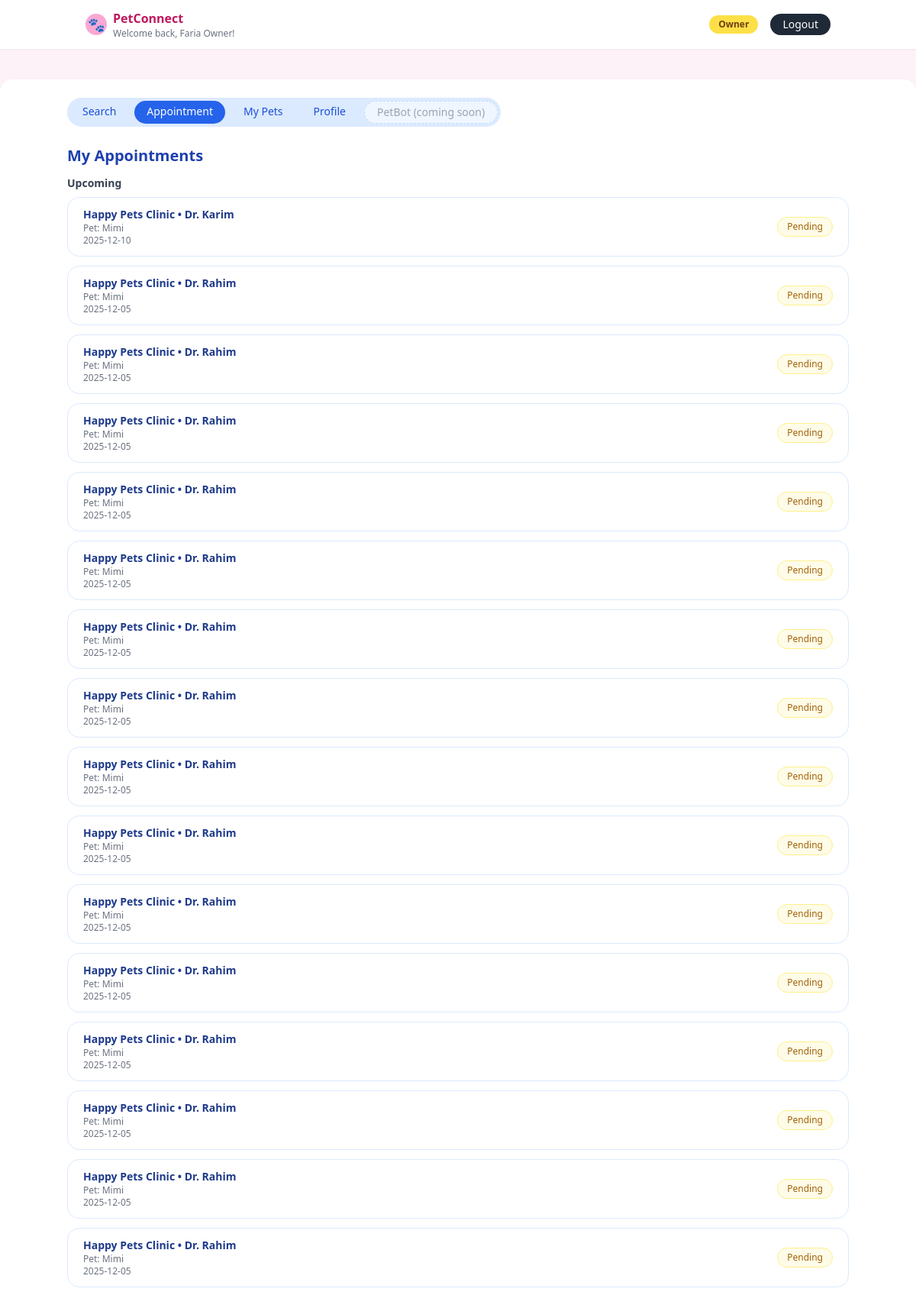
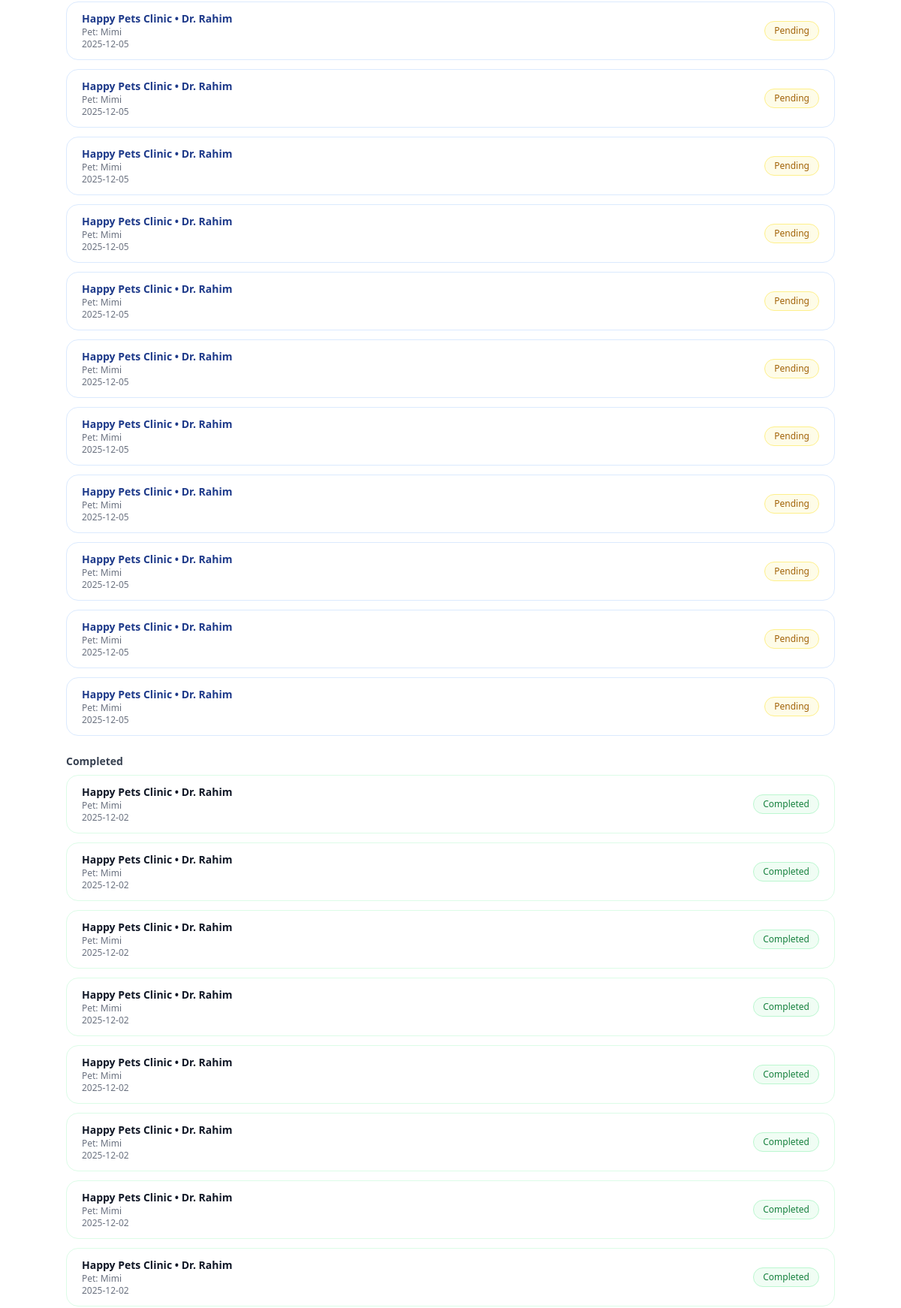
Page /owner/appointments (signed in, upper part) on the committed database (2 pictures, top to bottom).
### tables this page shows
CREATE TABLE owners (
    id INTEGER PRIMARY KEY AUTOINCREMENT,
    user_id INTEGER NOT NULL UNIQUE,
    name TEXT NOT NULL,
    email TEXT NOT NULL,
    location TEXT NOT NULL DEFAULT '',
    password TEXT NOT NULL DEFAULT '',
    FOREIGN KEY (user_id) REFERENCES users(id)
);

CREATE TABLE appointments (
    id INTEGER PRIMARY KEY AUTOINCREMENT,
    pet_id INTEGER NOT NULL,
    doctor_id INTEGER NOT NULL,
    appointment_date DATETIME NOT NULL,
    status TEXT NOT NULL DEFAULT 'pending',
    rating INTEGER,        -- 1 to 5              
    FOREIGN KEY (pet_id) REFERENCES pets(id),
    FOREIGN KEY (doctor_id) REFERENCES doctors(id)
);

CREATE TABLE clinics (
    id INTEGER PRIMARY KEY AUTOINCREMENT,
    user_id INTEGER NOT NULL UNIQUE,
    name TEXT NOT NULL,
    license_number TEXT NOT NULL,
    email TEXT NOT NULL,
    contact_number TEXT NOT NULL,
    location TEXT NOT NULL,
    FOREIGN KEY (user_id) REFERENCES users(id)
);

CREATE TABLE doctors (
    id INTEGER PRIMARY KEY AUTOINCREMENT,
    clinic_id INTEGER NOT NULL,
    name TEXT NOT NULL,
    email TEXT NOT NULL,
    base_fee REAL NOT NULL,
    qualifications TEXT NOT NULL,
    rating REAL DEFAULT 0,
    weekly_schedule TEXT NOT NULL,
    FOREIGN KEY (clinic_id) REFERENCES clinics(id)
);

CREATE TABLE pets (
    id INTEGER PRIMARY KEY AUTOINCREMENT,
    owner_id INTEGER NOT NULL,
    name TEXT NOT NULL,
    age TEXT NOT NULL,
    animal_type TEXT NOT NULL,
    breed TEXT NOT NULL,
    gender TEXT NOT NULL,
    vaccination_status TEXT NOT NULL,
    FOREIGN KEY (owner_id) REFERENCES owners(id)
);

### app.py (the view)
@app.route("/owner/appointments")
def owner_appointments():
    guard = _require_owner()
    if guard:
        return guard
    conn = _get_conn()
    cur = conn.cursor()
    owner = _get_owner_for_current_user(conn)
    if not owner:
        conn.close()
        flash("Owner profile not found.", "danger")
        return redirect(url_for("owner_dashboard"))
    cur.execute(
        """
        SELECT
            a.*,
            d.name AS doctor_name,
            c.name AS clinic_name,
            c.location AS clinic_location,
            p.name AS pet_name
        FROM appointments a
        JOIN pets    p ON a.pet_id   = p.id
        JOIN owners  o ON p.owner_id = o.id
        JOIN doctors d ON a.doctor_id = d.id
        JOIN clinics c ON d.clinic_id = c.id
        WHERE o.id = ?
        ORDER BY a.appointment_date DESC
        """,
        (owner["id"],),
    )
    rows = cur.fetchall()
    conn.close()
    upcoming = []
    completed = []
    cancelled = []
    for r in rows:
        status = (r["status"] or "").lower()
        if status in ("completed", "done"):
            completed.append(r)
        elif status in ("cancelled", "canceled", "owner_cancelled", "clinic_cancelled"):
            cancelled.append(r)
        else:
            upcoming.append(r)
    return render_template(
        "owner_appointments.html",
        upcoming=upcoming,
        completed=completed,
        cancelled=cancelled,
    )

### app.py (called while the page is built)
def _get_conn():
    conn = sqlite3.connect(DB_PATH)
    conn.row_factory = sqlite3.Row
    return conn

def _require_owner():
    if not session.get("user_id") or session.get("role") != "owner":
        flash("Please log in as a pet owner to access this page.", "warning")
        return redirect(url_for("login"))
    return None

def _get_owner_for_current_user(conn):
    user_id = session.get("user_id")
    if not user_id:
        return None
    cur = conn.cursor()
    cur.execute("SELECT * FROM owners WHERE user_id = ?", (user_id,))
    return cur.fetchone()

### templates/owner_appointments.html (shortened to what this page needs)
{% extends "base.html" %}
{% block content %}
<div class="max-w-5xl mx-auto">
  <div class="flex items-center justify-between mb-6">
    <div class="flex space-x-2 bg-blue-100 rounded-full px-1 py-1 text-sm">
      <a href="{{ url_for('owner_search') }}"
         class="px-4 py-1 rounded-full text-blue-700 hover:bg-blue-200">
        Search
      </a>
      <a href="{{ url_for('owner_appointments') }}"
         class="px-4 py-1 rounded-full bg-blue-600 text-white">
        Appointment
      </a>
      <a href="{{ url_for('owner_dashboard', tab='pets') }}"
         class="px-4 py-1 rounded-full text-blue-700 hover:bg-blue-200">
        My Pets
      </a>
      <a href="{{ url_for('owner_dashboard', tab='owner') }}"
         class="px-4 py-1 rounded-full text-blue-700 hover:bg-blue-200">
        Profile
      </a>
      <span class="px-4 py-1 rounded-full text-gray-400 bg-blue-50 border border-dashed border-blue-200">
        PetBot (coming soon)
      </span>
    </div>
  </div>
  <h2 class="text-xl font-semibold text-blue-800 mb-3">My Appointments</h2>
  <div class="mb-6">
    <h3 class="text-sm font-semibold text-gray-700 mb-2">Upcoming</h3>
    {% if upcoming %}
      <div class="space-y-3">
        {% for a in upcoming %}
          <div class="bg-white rounded-2xl border border-blue-100 px-5 py-3 flex justify-between items-center">
            <div>
              <p class="text-sm font-semibold text-blue-900">
                {{ a['clinic_name'] }} • {{ a['doctor_name'] }}
              </p>
              <p class="text-xs text-gray-500">
                Pet: {{ a['pet_name'] }}
              </p>
              <p class="text-xs text-gray-500">
                {{ a['appointment_date'] }}
              </p>
            </div>
            <span class="text-xs px-3 py-1 rounded-full bg-yellow-50 text-yellow-700 border border-yellow-200">
              {{ a['status']|capitalize }}
            </span>
          </div>
        {% endfor %}
      </div>
    {% else %}
      <div class="text-xs text-gray-500 bg-white rounded-2xl border border-dashed border-blue-200 p-4">
        You don’t have any upcoming appointments.
      </div>
    {% endif %}
  </div>
  <div class="mb-6">
    <h3 class="text-sm font-semibold text-gray-700 mb-2">Completed</h3>
    {% if completed %}
      <div class="space-y-3">
        {% for a in completed %}
          <div class="bg-white rounded-2xl border border-green-100 px-5 py-3 flex justify-between items-center">
            <div>
              <p class="text-sm font-semibold text-gray-900">
                {{ a['clinic_name'] }} • {{ a['doctor_name'] }}
              </p>
              <p class="text-xs text-gray-500">
                Pet: {{ a['pet_name'] }}
              </p>
              <p class="text-xs text-gray-500">
                {{ a['appointment_date'] }}
              </p>
            </div>
            <span class="text-xs px-3 py-1 rounded-full bg-green-50 text-green-700 border border-green-200">
              {{ a['status']|capitalize }}
            </span>
          </div>
        {% endfor %}
      </div>
    {% else %}
      <div class="text-xs text-gray-500 bg-white rounded-2xl border border-dashed border-green-200 p-4">
        No completed appointments yet.
      </div>
    {% endif %}
  </div>
</div>
{% endblock %}

### templates/base.html (shortened to what this page needs)
<!DOCTYPE html>
<html lang="en">
<head>
  <script src="https://cdn.tailwindcss.com"></script>
</head>
<body class="bg-pink-50">
  <header class="bg-white shadow-sm">
    <div class="max-w-5xl mx-auto px-6 py-3 flex items-center justify-between">
      <div class="flex items-center space-x-2">
        <div class="w-7 h-7 rounded-full bg-pink-300 flex items-center justify-center">
          <span class="text-white text-lg">🐾</span>
        </div>
        <div>
          <p class="font-semibold text-pink-700">PetConnect</p>
          {% if session.get('user_name') %}
            <p class="text-xs text-gray-500">Welcome back, {{ session.get('user_name') }}!</p>
          {% endif %}
        </div>
      </div>
      <nav class="flex items-center space-x-4 text-sm">
        {% if session.get('user_id') %}
          <span class="px-3 py-1 rounded-full bg-yellow-300 text-xs font-semibold text-yellow-900">
            {{ session.get('role')|capitalize }}
          </span>
          <a href="{{ url_for('logout') }}"
             class="px-4 py-1 rounded-full bg-gray-800 text-white text-sm hover:bg-black transition">
            Logout
          </a>
        {% endif %}
      </nav>
    </div>
  </header>
  <main class="min-h-screen">
    <div class="max-w-7xl mx-auto mt-10">
      <div class="bg-white rounded-2xl shadow-md px-8 py-6">
        {% block content %}{% endblock %}
      </div>
    </div>
  </main>
</body>
</html>

### rows in the picture
owners: get "Faria Owner"
appointments: clinic_name "Happy Pets Clinic", doctor_name "Dr. Karim", pet_name "Mimi", appointment_date "2025-12-10", status "Pending"
appointments: clinic_name "Happy Pets Clinic", doctor_name "Dr. Rahim", pet_name "Mimi", appointment_date "2025-12-05", status "Pending"
appointments: clinic_name "Happy Pets Clinic", doctor_name "Dr. Rahim", pet_name "Mimi", appointment_date "2025-12-05", status "Pending"
appointments: clinic_name "Happy Pets Clinic", doctor_name "Dr. Rahim", pet_name "Mimi", appointment_date "2025-12-05", status "Pending"
appointments: clinic_name "Happy Pets Clinic", doctor_name "Dr. Rahim", pet_name "Mimi", appointment_date "2025-12-05", status "Pending"
appointments: clinic_name "Happy Pets Clinic", doctor_name "Dr. Rahim", pet_name "Mimi", appointment_date "2025-12-05", status "Pending"
appointments: clinic_name "Happy Pets Clinic", doctor_name "Dr. Rahim", pet_name "Mimi", appointment_date "2025-12-05", status "Pending"
appointments: clinic_name "Happy Pets Clinic", doctor_name "Dr. Rahim", pet_name "Mimi", appointment_date "2025-12-05", status "Pending"
appointments: clinic_name "Happy Pets Clinic", doctor_name "Dr. Rahim", pet_name "Mimi", appointment_date "2025-12-05", status "Pending"
appointments: clinic_name "Happy Pets Clinic", doctor_name "Dr. Rahim", pet_name "Mimi", appointment_date "2025-12-05", status "Pending"
appointments: clinic_name "Happy Pets Clinic", doctor_name "Dr. Rahim", pet_name "Mimi", appointment_date "2025-12-05", status "Pending"
appointments: clinic_name "Happy Pets Clinic", doctor_name "Dr. Rahim", pet_name "Mimi", appointment_date "2025-12-05", status "Pending"
appointments: clinic_name "Happy Pets Clinic", doctor_name "Dr. Rahim", pet_name "Mimi", appointment_date "2025-12-05", status "Pending"
appointments: clinic_name "Happy Pets Clinic", doctor_name "Dr. Rahim", pet_name "Mimi", appointment_date "2025-12-05", status "Pending"
appointments: clinic_name "Happy Pets Clinic", doctor_name "Dr. Rahim", pet_name "Mimi", appointment_date "2025-12-05", status "Pending"
appointments: clinic_name "Happy Pets Clinic", doctor_name "Dr. Rahim", pet_name "Mimi", appointment_date "2025-12-05", status "Pending"
appointments: clinic_name "Happy Pets Clinic", doctor_name "Dr. Rahim", pet_name "Mimi", appointment_date "2025-12-05", status "Pending"
appointments: clinic_name "Happy Pets Clinic", doctor_name "Dr. Rahim", pet_name "Mimi", appointment_date "2025-12-05", status "Pending"
appointments: clinic_name "Happy Pets Clinic", doctor_name "Dr. Rahim", pet_name "Mimi", appointment_date "2025-12-05", status "Pending"
appointments: clinic_name "Happy Pets Clinic", doctor_name "Dr. Rahim", pet_name "Mimi", appointment_date "2025-12-05", status "Pending"
appointments: clinic_name "Happy Pets Clinic", doctor_name "Dr. Rahim", pet_name "Mimi", appointment_date "2025-12-05", status "Pending"
appointments: clinic_name "Happy Pets Clinic", doctor_name "Dr. Rahim", pet_name "Mimi", appointment_date "2025-12-05", status "Pending"
appointments: clinic_name "Happy Pets Clinic", doctor_name "Dr. Rahim", pet_name "Mimi", appointment_date "2025-12-05", status "Pending"
appointments: clinic_name "Happy Pets Clinic", doctor_name "Dr. Rahim", pet_name "Mimi", appointment_date "2025-12-05", status "Pending"
appointments: clinic_name "Happy Pets Clinic", doctor_name "Dr. Rahim", pet_name "Mimi", appointment_date "2025-12-05", status "Pending"
appointments: clinic_name "Happy Pets Clinic", doctor_name "Dr. Rahim", pet_name "Mimi", appointment_date "2025-12-05", status "Pending"
appointments: clinic_name "Happy Pets Clinic", doctor_name "Dr. Rahim", pet_name "Mimi", appointment_date "2025-12-05", status "Pending"
appointments: clinic_name "Happy Pets Clinic", doctor_name "Dr. Rahim", pet_name "Mimi", appointment_date "2025-12-02", status "Completed"
appointments: clinic_name "Happy Pets Clinic", doctor_name "Dr. Rahim", pet_name "Mimi", appointment_date "2025-12-02", status "Completed"
appointments: clinic_name "Happy Pets Clinic", doctor_name "Dr. Rahim", pet_name "Mimi", appointment_date "2025-12-02", status "Completed"
appointments: clinic_name "Happy Pets Clinic", doctor_name "Dr. Rahim", pet_name "Mimi", appointment_date "2025-12-02", status "Completed"
appointments: clinic_name "Happy Pets Clinic", doctor_name "Dr. Rahim", pet_name "Mimi", appointment_date "2025-12-02", status "Completed"
appointments: clinic_name "Happy Pets Clinic", doctor_name "Dr. Rahim", pet_name "Mimi", appointment_date "2025-12-02", status "Completed"
appointments: clinic_name "Happy Pets Clinic", doctor_name "Dr. Rahim", pet_name "Mimi", appointment_date "2025-12-02", status "Completed"
appointments: clinic_name "Happy Pets Clinic", doctor_name "Dr. Rahim", pet_name "Mimi", appointment_date "2025-12-02", status "Completed"

### other values in the picture
{{ session.get('role')|capitalize }} "Owner"
